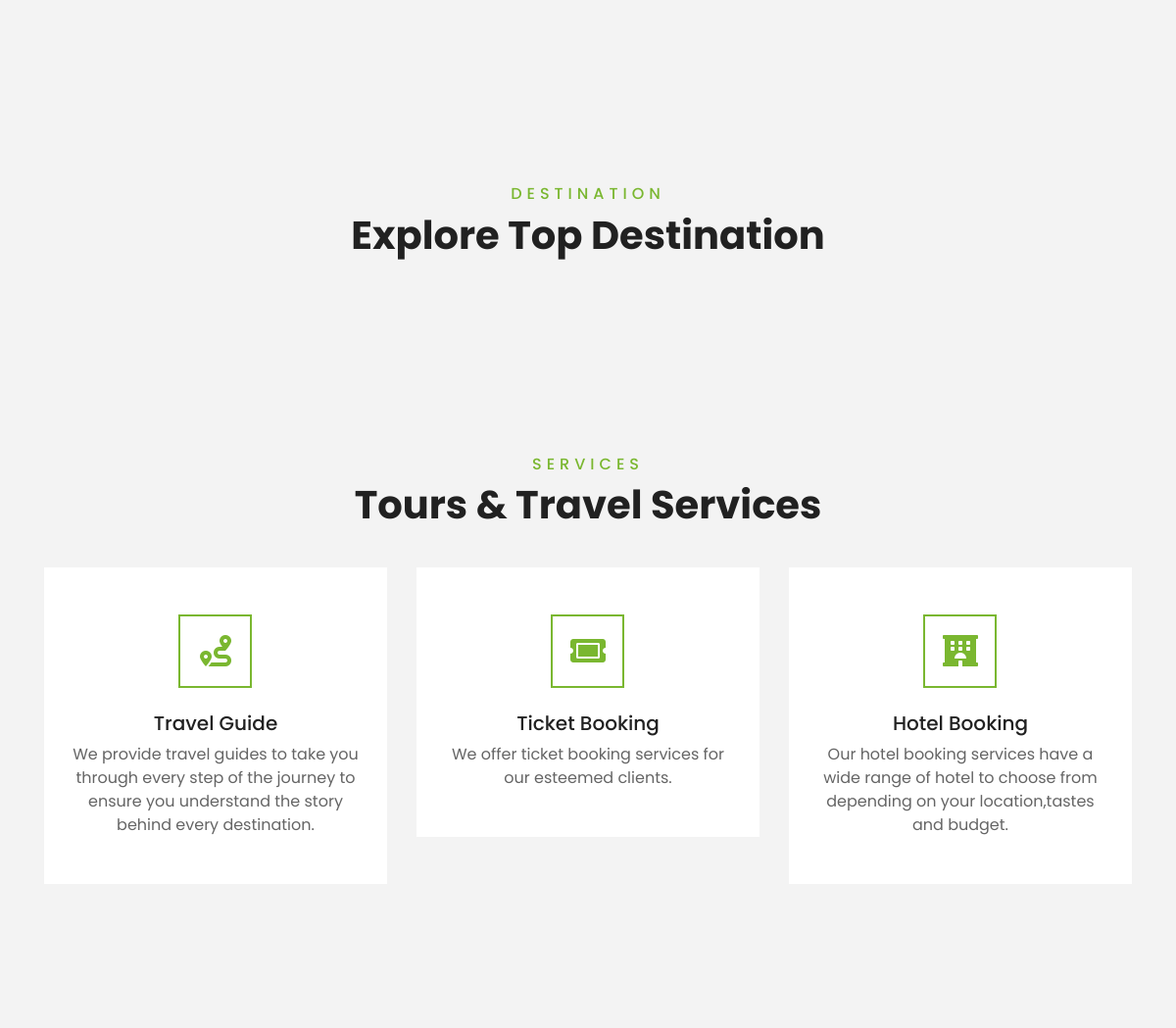
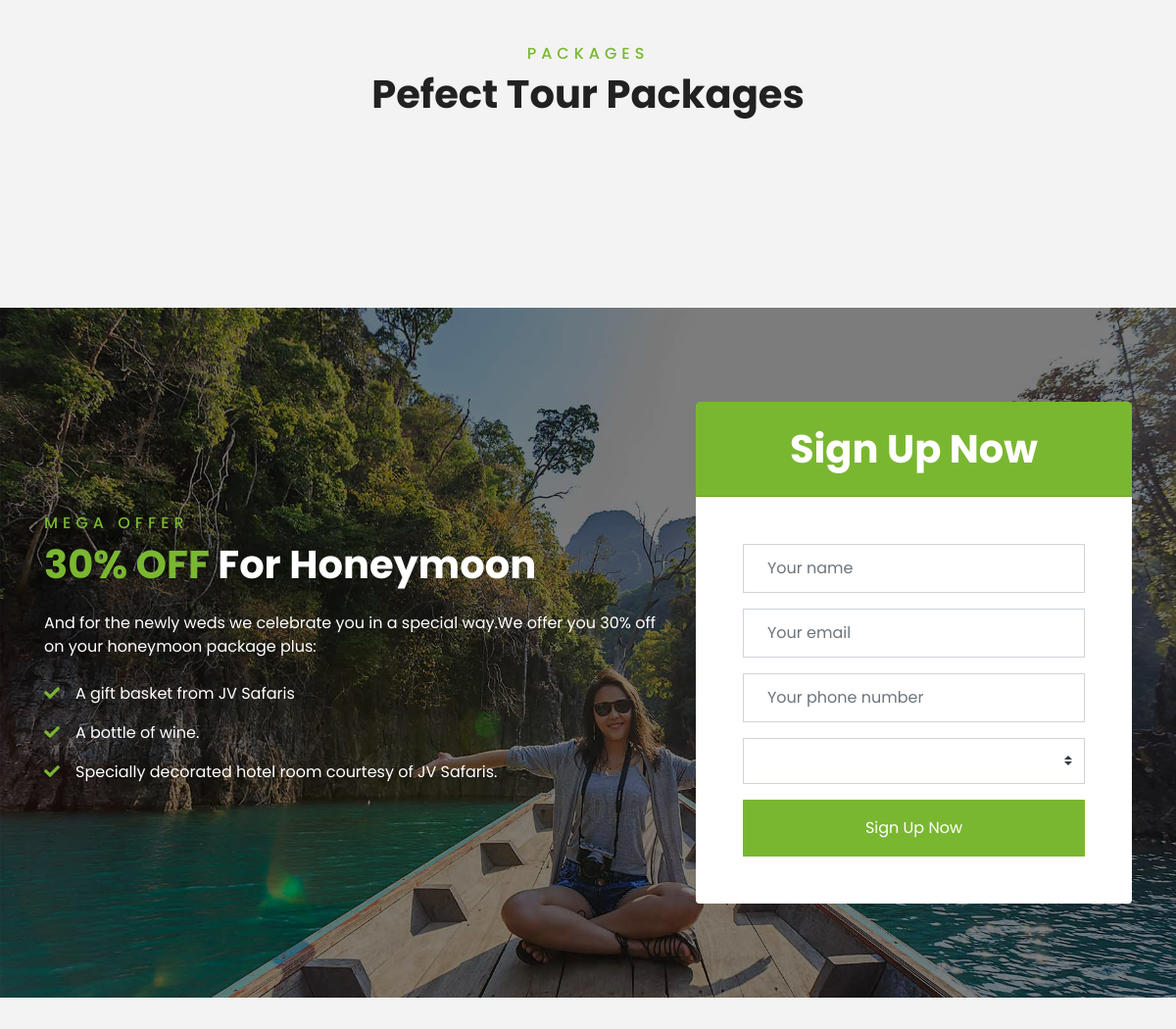
Before: / (middle part) with the older database file (2 pictures, top to bottom).
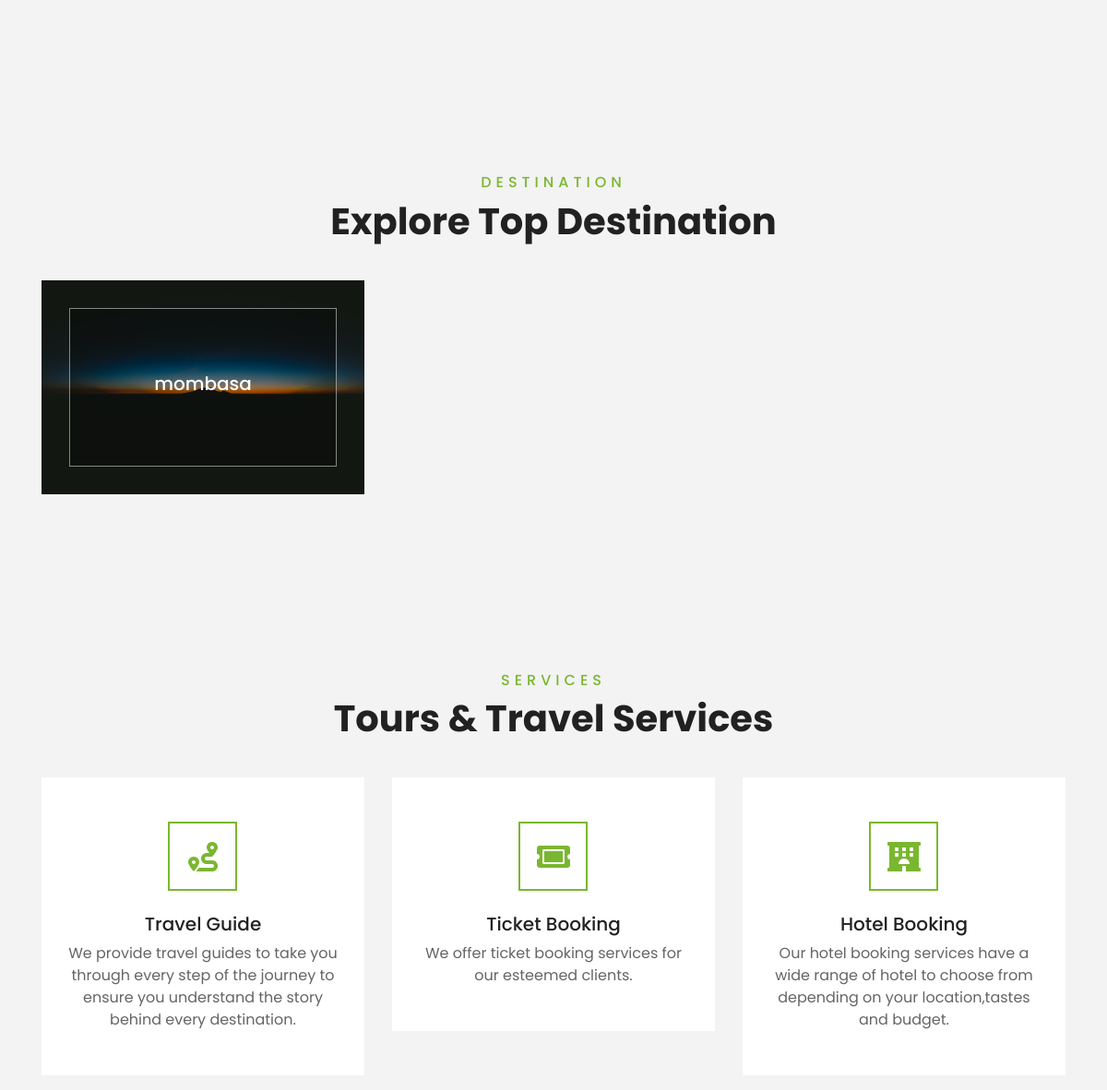
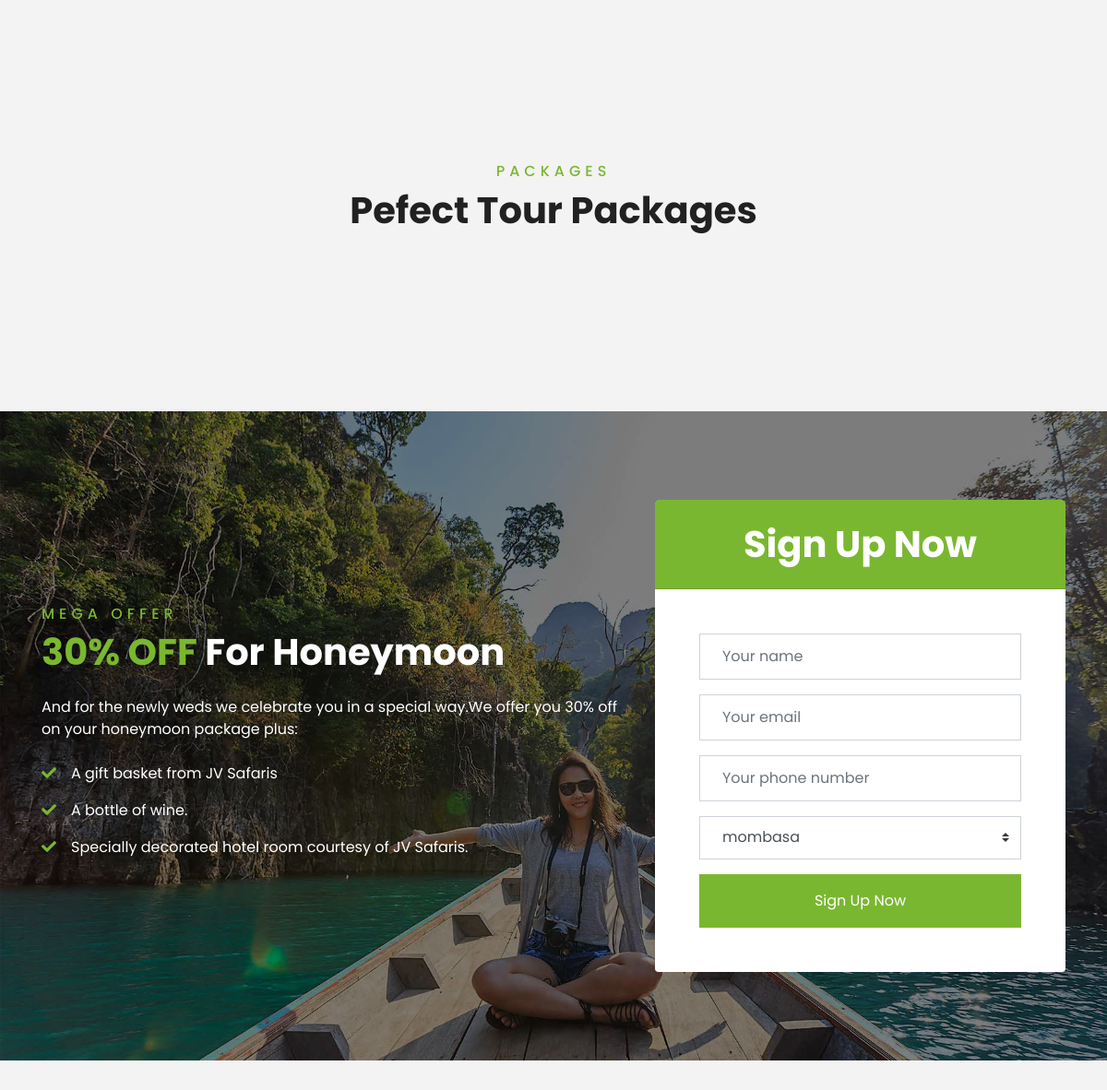
After: the same page with the newer database file (2 pictures, top to bottom).
### JVSafarisMain/models.py (models this page shows, shortened)
class Destination(models.Model):
    destinantion_name = models.CharField(max_length = 400)
    image = models.FileField(default = '')

### JVSafarisMain/views.py (the view, shortened to what this page needs)
# urls.py: path('',views.index,name = 'index'),
def index(request):
    destinations = Destination.objects.all()
    p = Paginator(Package.objects.order_by('id').all(),6)
    packages = p.page(1)
    b = Paginator(Blog.objects.order_by('id').all(),3)
    blogs = b.page(1)
    e = Paginator(Staff.objects.filter(isEstemeed = True).order_by('id').all(),4)
    estemeed_employees = e.page(1)
    return render(request,'JVSafarisMain/index.html',{
        'destinations':destinations,
        'packages':packages,
        'blogs':blogs,
        'staff':estemeed_employees
    })

### JVSafarisMain/templates/jvsafarismain/index.html (shortened to what the changed rows need)
{%load static%}
<!DOCTYPE html>
<html lang="en">
<head>
<link href="https://cdn.jsdelivr.net/npm/bootstrap@5.2.1/dist/css/bootstrap.min.css" rel="stylesheet">
    <link href="https://cdnjs.cloudflare.com/ajax/libs/font-awesome/5.10.0/css/all.min.css" rel="stylesheet">
    <link href="{%static 'JVSafarisMain/lib/owlcarousel/assets/owl.carousel.min.css'%}" rel="stylesheet">
    <link href="{%static 'JVSafarisMain/lib/tempusdominus/css/tempusdominus-bootstrap-4.min.css'%}" rel="stylesheet" />
    <link href="{%static 'JVSafarisMain/css/style.css'%}" rel="stylesheet">
</head>
<body>
    <div class="container-fluid py-5">
        <div class="container pt-5 pb-3">
            <div class="text-center mb-3 pb-3">
                <h1>Explore Top Destination</h1>
            </div>
            <div class="row">
                {%for destination in destinations%}
                <div class="col-lg-4 col-md-6 mb-4">
                    <div class="destination-item position-relative overflow-hidden mb-2">
                        <img class="img-fluid" src="{{destination.image.url}}" alt="">
                        <a class="destination-overlay text-white text-decoration-none" href="">
                            <h5 class="text-white">{{destination.destinantion_name}}</h5>
                        </a>
                    </div>
                </div>
                {%endfor%}
            </div>
        </div>
    </div>
    <div class="container-fluid py-5">
        <div class="container pt-5 pb-3">
            <div class="text-center mb-3 pb-3">
                <h1>Tours & Travel Services</h1>
            </div>
        </div>
    </div>
    <div class="container-fluid py-5">
        <div class="container pt-5 pb-3">
            <div class="text-center mb-3 pb-3">
                <h1>Pefect Tour Packages</h1>
            </div>
        </div>
    </div>
    <div class="container-fluid bg-registration py-5" style="margin: 90px 0;">
        <div class="container py-5">
            <div class="row align-items-center">
                <div class="col-lg-7 mb-5 mb-lg-0">
                    <div class="mb-4">
                        <h1 class="text-white"><span class="text-primary">30% OFF</span> For Honeymoon</h1>
                    </div>
                </div>
                <div class="col-lg-5">
                    <div class="card border-0">
                        <div class="card-header bg-primary text-center p-4">
                            <h1 class="text-white m-0">Sign Up Now</h1>
                        </div>
                        <div class="card-body rounded-bottom bg-white p-5">
                            <form action="{%url "JVS:index" %} " method = "post">
                                <div class="form-group">
                                    <select name="destination" class="custom-select px-4" style="height: 47px;">
                                        {%for destination in destinations%}
                                        <option value="{{destination.id}}">{{destination.destinantion_name}}</option>
                                        {%endfor%}
                                    </select>
                                </div>
                            </form>
                        </div>
                    </div>
                </div>
            </div>
        </div>
    </div>
</body>
</html>

Changed rows visible on the page:
added Destination: image (picture), destinantion_name "mombasa"
Other visible differences:
form field destination: (not shown) → "mombasa"
